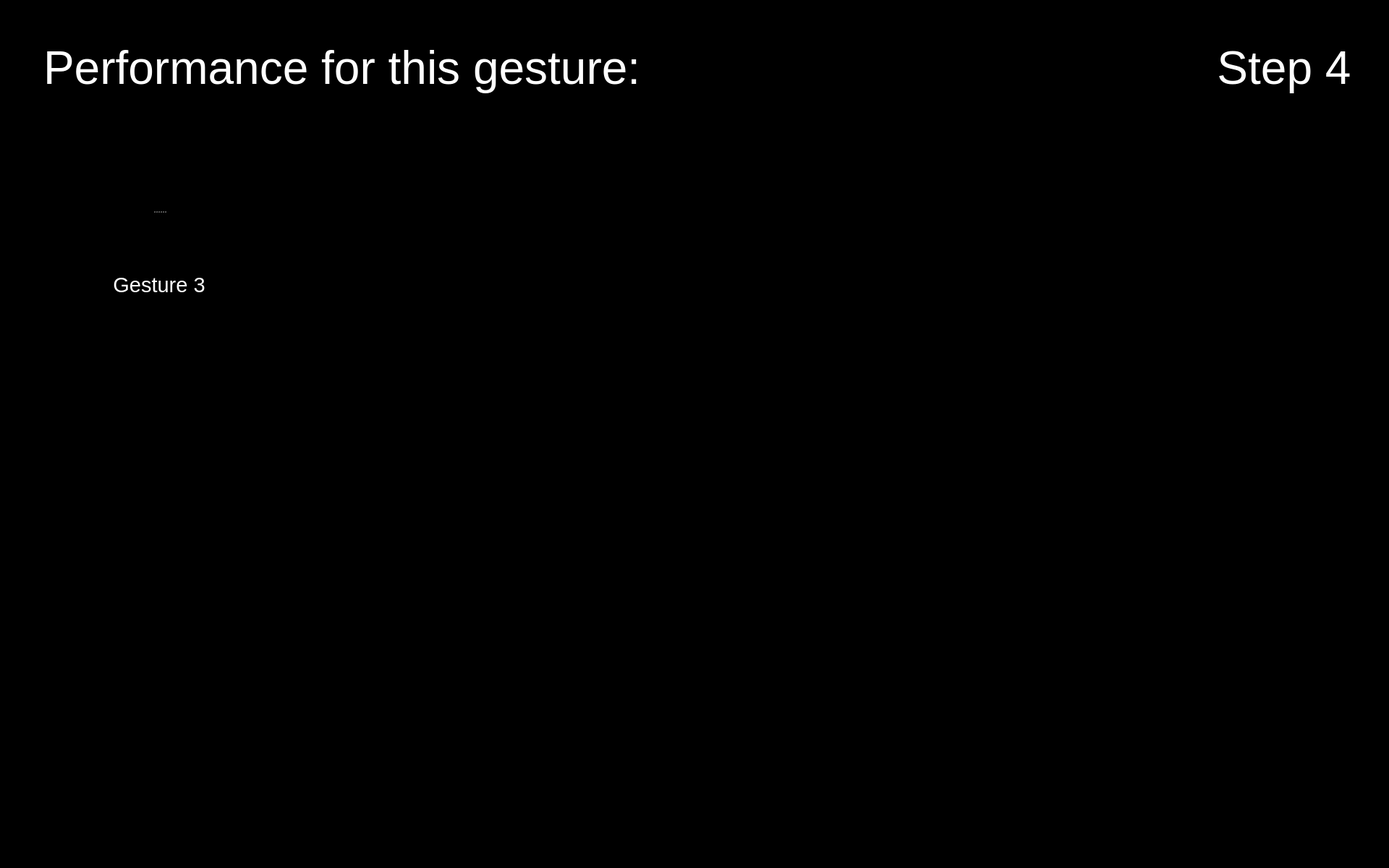
<?xml version="1.0" encoding="UTF-8"?>
<ui version="4.0">
 <class>Form</class>
 <widget class="QWidget" name="Form">
  <property name="geometry">
   <rect>
    <x>0</x>
    <y>0</y>
    <width>1920</width>
    <height>1200</height>
   </rect>
  </property>
  <property name="maximumSize">
   <size>
    <width>1920</width>
    <height>1200</height>
   </size>
  </property>
  <property name="windowTitle">
   <string>Form</string>
  </property>
  <property name="styleSheet">
   <string notr="true">background-color: rgb(0, 0, 0);</string>
  </property>
  <widget class="QPushButton" name="button_nav_left">
   <property name="enabled">
    <bool>true</bool>
   </property>
   <property name="geometry">
    <rect>
     <x>800</x>
     <y>560</y>
     <width>150</width>
     <height>150</height>
    </rect>
   </property>
   <property name="minimumSize">
    <size>
     <width>81</width>
     <height>81</height>
    </size>
   </property>
   <property name="maximumSize">
    <size>
     <width>150</width>
     <height>150</height>
    </size>
   </property>
   <property name="cursor">
    <cursorShape>OpenHandCursor</cursorShape>
   </property>
   <property name="focusPolicy">
    <enum>Qt::WheelFocus</enum>
   </property>
   <property name="contextMenuPolicy">
    <enum>Qt::DefaultContextMenu</enum>
   </property>
   <property name="layoutDirection">
    <enum>Qt::LeftToRight</enum>
   </property>
   <property name="autoFillBackground">
    <bool>false</bool>
   </property>
   <property name="styleSheet">
    <string notr="true"/>
   </property>
   <property name="icon">
    <iconset resource="resources/res.qrc">
     <normaloff>:/buttons/Button Left.svg</normaloff>:/buttons/Button Left.svg</iconset>
   </property>
   <property name="iconSize">
    <size>
     <width>144</width>
     <height>144</height>
    </size>
   </property>
   <property name="autoDefault">
    <bool>false</bool>
   </property>
   <property name="default">
    <bool>false</bool>
   </property>
   <property name="flat">
    <bool>true</bool>
   </property>
  </widget>
  <widget class="QPushButton" name="button_nav_right">
   <property name="enabled">
    <bool>true</bool>
   </property>
   <property name="geometry">
    <rect>
     <x>960</x>
     <y>560</y>
     <width>150</width>
     <height>150</height>
    </rect>
   </property>
   <property name="minimumSize">
    <size>
     <width>81</width>
     <height>81</height>
    </size>
   </property>
   <property name="maximumSize">
    <size>
     <width>150</width>
     <height>150</height>
    </size>
   </property>
   <property name="cursor">
    <cursorShape>OpenHandCursor</cursorShape>
   </property>
   <property name="focusPolicy">
    <enum>Qt::WheelFocus</enum>
   </property>
   <property name="contextMenuPolicy">
    <enum>Qt::DefaultContextMenu</enum>
   </property>
   <property name="layoutDirection">
    <enum>Qt::LeftToRight</enum>
   </property>
   <property name="autoFillBackground">
    <bool>false</bool>
   </property>
   <property name="styleSheet">
    <string notr="true"/>
   </property>
   <property name="icon">
    <iconset resource="resources/res.qrc">
     <normaloff>:/buttons/Button Right.svg</normaloff>:/buttons/Button Right.svg</iconset>
   </property>
   <property name="iconSize">
    <size>
     <width>144</width>
     <height>144</height>
    </size>
   </property>
   <property name="autoDefault">
    <bool>false</bool>
   </property>
   <property name="default">
    <bool>false</bool>
   </property>
   <property name="flat">
    <bool>true</bool>
   </property>
  </widget>
  <widget class="QPushButton" name="button_exit">
   <property name="enabled">
    <bool>true</bool>
   </property>
   <property name="geometry">
    <rect>
     <x>1760</x>
     <y>1040</y>
     <width>150</width>
     <height>150</height>
    </rect>
   </property>
   <property name="minimumSize">
    <size>
     <width>81</width>
     <height>81</height>
    </size>
   </property>
   <property name="maximumSize">
    <size>
     <width>150</width>
     <height>150</height>
    </size>
   </property>
   <property name="cursor">
    <cursorShape>OpenHandCursor</cursorShape>
   </property>
   <property name="focusPolicy">
    <enum>Qt::WheelFocus</enum>
   </property>
   <property name="contextMenuPolicy">
    <enum>Qt::DefaultContextMenu</enum>
   </property>
   <property name="icon">
    <iconset resource="resources/res.qrc">
     <normaloff>:/buttons/Button Exit.svg</normaloff>:/buttons/Button Exit.svg</iconset>
   </property>
   <property name="iconSize">
    <size>
     <width>144</width>
     <height>144</height>
    </size>
   </property>
   <property name="autoDefault">
    <bool>false</bool>
   </property>
   <property name="default">
    <bool>false</bool>
   </property>
   <property name="flat">
    <bool>true</bool>
   </property>
  </widget>
  <widget class="QLabel" name="icon_expert_1">
   <property name="enabled">
    <bool>true</bool>
   </property>
   <property name="geometry">
    <rect>
     <x>490</x>
     <y>220</y>
     <width>100</width>
     <height>100</height>
    </rect>
   </property>
   <property name="sizePolicy">
    <sizepolicy hsizetype="Preferred" vsizetype="Preferred">
     <horstretch>0</horstretch>
     <verstretch>0</verstretch>
    </sizepolicy>
   </property>
   <property name="maximumSize">
    <size>
     <width>100</width>
     <height>100</height>
    </size>
   </property>
   <property name="text">
    <string/>
   </property>
   <property name="pixmap">
    <pixmap resource="resources/res.qrc">:/img/Icon Expert.png</pixmap>
   </property>
   <property name="scaledContents">
    <bool>true</bool>
   </property>
  </widget>
  <widget class="QLabel" name="image_step">
   <property name="geometry">
    <rect>
     <x>1650</x>
     <y>170</y>
     <width>250</width>
     <height>250</height>
    </rect>
   </property>
   <property name="font">
    <font>
     <pointsize>48</pointsize>
    </font>
   </property>
   <property name="styleSheet">
    <string notr="true">color: rgb(255, 255, 255);</string>
   </property>
   <property name="text">
    <string/>
   </property>
   <property name="pixmap">
    <pixmap resource="resources/res.qrc">:/detected steps/Detected Step4 Button.png</pixmap>
   </property>
   <property name="alignment">
    <set>Qt::AlignCenter</set>
   </property>
   <property name="wordWrap">
    <bool>true</bool>
   </property>
  </widget>
  <widget class="QLabel" name="icon_reaction_1">
   <property name="enabled">
    <bool>true</bool>
   </property>
   <property name="geometry">
    <rect>
     <x>1400</x>
     <y>250</y>
     <width>200</width>
     <height>200</height>
    </rect>
   </property>
   <property name="sizePolicy">
    <sizepolicy hsizetype="Preferred" vsizetype="Preferred">
     <horstretch>0</horstretch>
     <verstretch>0</verstretch>
    </sizepolicy>
   </property>
   <property name="maximumSize">
    <size>
     <width>200</width>
     <height>200</height>
    </size>
   </property>
   <property name="text">
    <string/>
   </property>
   <property name="scaledContents">
    <bool>true</bool>
   </property>
  </widget>
  <widget class="QLabel" name="icon_newbie_1">
   <property name="enabled">
    <bool>true</bool>
   </property>
   <property name="geometry">
    <rect>
     <x>490</x>
     <y>380</y>
     <width>100</width>
     <height>100</height>
    </rect>
   </property>
   <property name="sizePolicy">
    <sizepolicy hsizetype="Preferred" vsizetype="Preferred">
     <horstretch>0</horstretch>
     <verstretch>0</verstretch>
    </sizepolicy>
   </property>
   <property name="maximumSize">
    <size>
     <width>100</width>
     <height>100</height>
    </size>
   </property>
   <property name="text">
    <string/>
   </property>
   <property name="pixmap">
    <pixmap resource="resources/res.qrc">:/img/Icon User.png</pixmap>
   </property>
   <property name="scaledContents">
    <bool>true</bool>
   </property>
  </widget>
  <widget class="QLabel" name="label_plot_1">
   <property name="geometry">
    <rect>
     <x>490</x>
     <y>180</y>
     <width>850</width>
     <height>340</height>
    </rect>
   </property>
   <property name="maximumSize">
    <size>
     <width>1200</width>
     <height>480</height>
    </size>
   </property>
   <property name="font">
    <font>
     <pointsize>48</pointsize>
    </font>
   </property>
   <property name="styleSheet">
    <string notr="true">color: rgb(255, 255, 255);</string>
   </property>
   <property name="text">
    <string/>
   </property>
   <property name="scaledContents">
    <bool>true</bool>
   </property>
  </widget>
  <widget class="QLabel" name="label_text_step">
   <property name="geometry">
    <rect>
     <x>1650</x>
     <y>20</y>
     <width>250</width>
     <height>150</height>
    </rect>
   </property>
   <property name="font">
    <font>
     <family>Arial</family>
     <pointsize>48</pointsize>
     <weight>9</weight>
     <italic>false</italic>
     <bold>false</bold>
    </font>
   </property>
   <property name="styleSheet">
    <string notr="true">font: 75 48pt &quot;Arial&quot;;
color: rgb(255, 255, 255);</string>
   </property>
   <property name="text">
    <string>Step 4</string>
   </property>
   <property name="textFormat">
    <enum>Qt::RichText</enum>
   </property>
   <property name="alignment">
    <set>Qt::AlignCenter</set>
   </property>
   <property name="wordWrap">
    <bool>true</bool>
   </property>
  </widget>
  <widget class="QSplitter" name="splitter_2">
   <property name="geometry">
    <rect>
     <x>60</x>
     <y>210</y>
     <width>320</width>
     <height>282</height>
    </rect>
   </property>
   <property name="orientation">
    <enum>Qt::Vertical</enum>
   </property>
   <widget class="QLabel" name="image_required_1">
    <property name="maximumSize">
     <size>
      <width>320</width>
      <height>240</height>
     </size>
    </property>
    <property name="text">
     <string/>
    </property>
    <property name="pixmap">
     <pixmap resource="resources/res.qrc">:/img/gesture3.png</pixmap>
    </property>
    <property name="scaledContents">
     <bool>true</bool>
    </property>
   </widget>
   <widget class="QLabel" name="text_required_1">
    <property name="font">
     <font>
      <family>Arial</family>
      <pointsize>22</pointsize>
      <weight>9</weight>
      <italic>false</italic>
      <bold>false</bold>
     </font>
    </property>
    <property name="styleSheet">
     <string notr="true">font: 75 22pt &quot;Arial&quot;;
color: rgb(255, 255, 255);</string>
    </property>
    <property name="text">
     <string>Gesture 3</string>
    </property>
    <property name="textFormat">
     <enum>Qt::PlainText</enum>
    </property>
    <property name="alignment">
     <set>Qt::AlignCenter</set>
    </property>
    <property name="wordWrap">
     <bool>true</bool>
    </property>
   </widget>
  </widget>
  <widget class="QLabel" name="label_trouble">
   <property name="geometry">
    <rect>
     <x>60</x>
     <y>20</y>
     <width>1280</width>
     <height>150</height>
    </rect>
   </property>
   <property name="font">
    <font>
     <family>Arial</family>
     <pointsize>48</pointsize>
     <weight>9</weight>
     <italic>false</italic>
     <bold>false</bold>
    </font>
   </property>
   <property name="styleSheet">
    <string notr="true">font: 75 48pt &quot;Arial&quot;;
color: rgb(255, 255, 255);</string>
   </property>
   <property name="text">
    <string>Performance for this gesture:</string>
   </property>
   <property name="textFormat">
    <enum>Qt::RichText</enum>
   </property>
   <property name="alignment">
    <set>Qt::AlignLeading|Qt::AlignLeft|Qt::AlignVCenter</set>
   </property>
   <property name="wordWrap">
    <bool>true</bool>
   </property>
  </widget>
  <zorder>label_plot_1</zorder>
  <zorder>button_nav_left</zorder>
  <zorder>button_nav_right</zorder>
  <zorder>button_exit</zorder>
  <zorder>icon_expert_1</zorder>
  <zorder>image_step</zorder>
  <zorder>icon_reaction_1</zorder>
  <zorder>icon_newbie_1</zorder>
  <zorder>label_text_step</zorder>
  <zorder>splitter_2</zorder>
  <zorder>label_trouble</zorder>
 </widget>
 <resources>
  <include location="resources/res.qrc"/>
 </resources>
 <connections/>
</ui>
